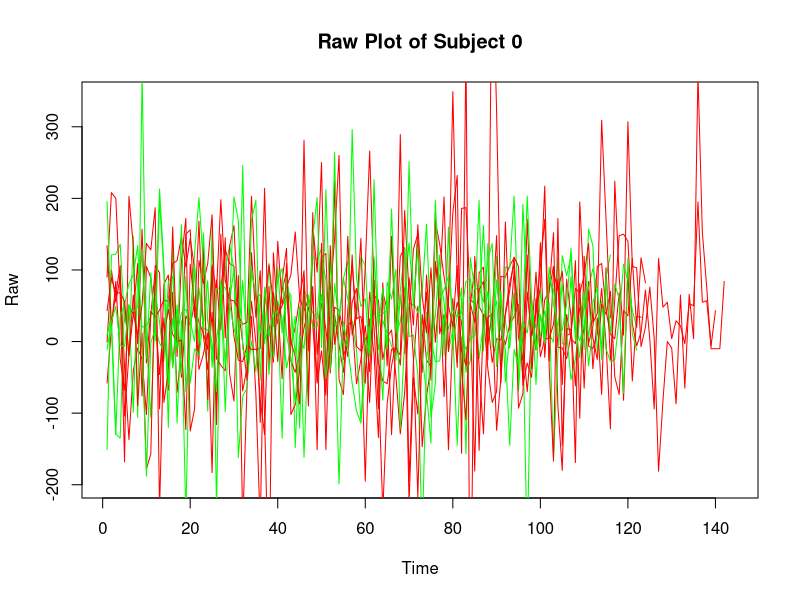
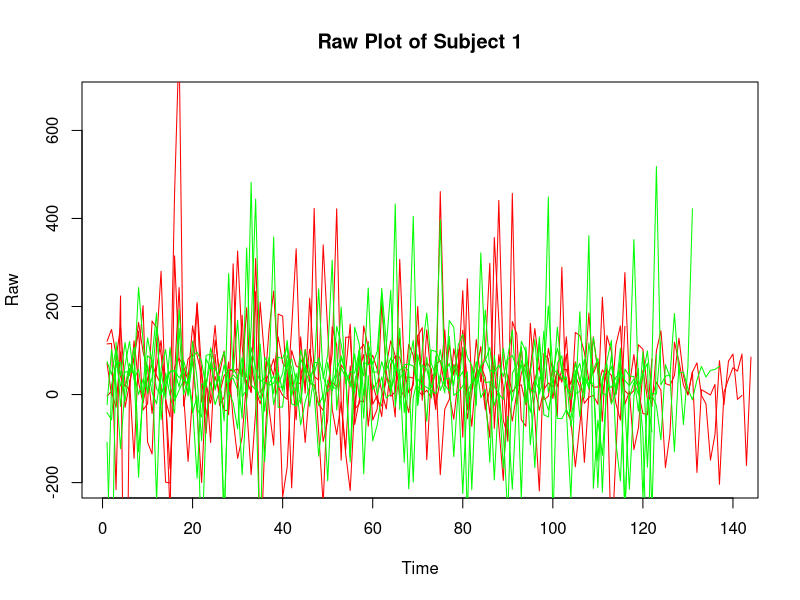
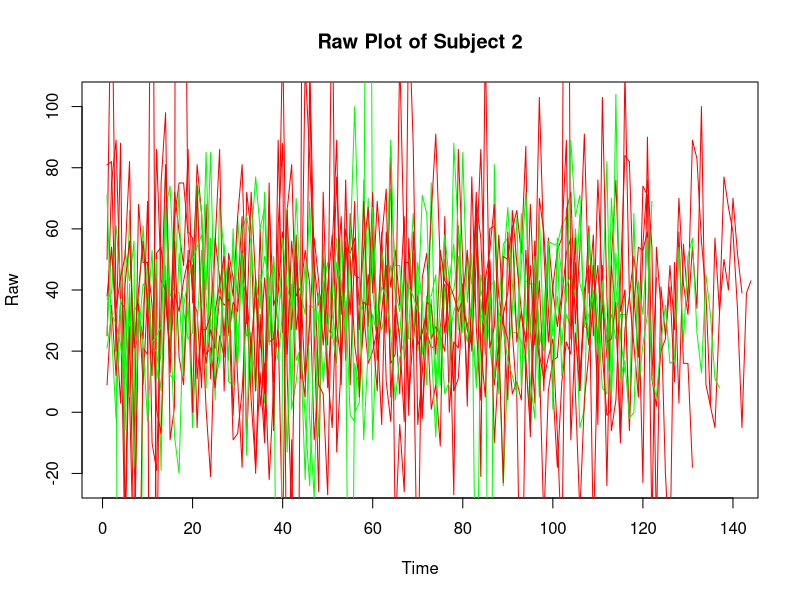
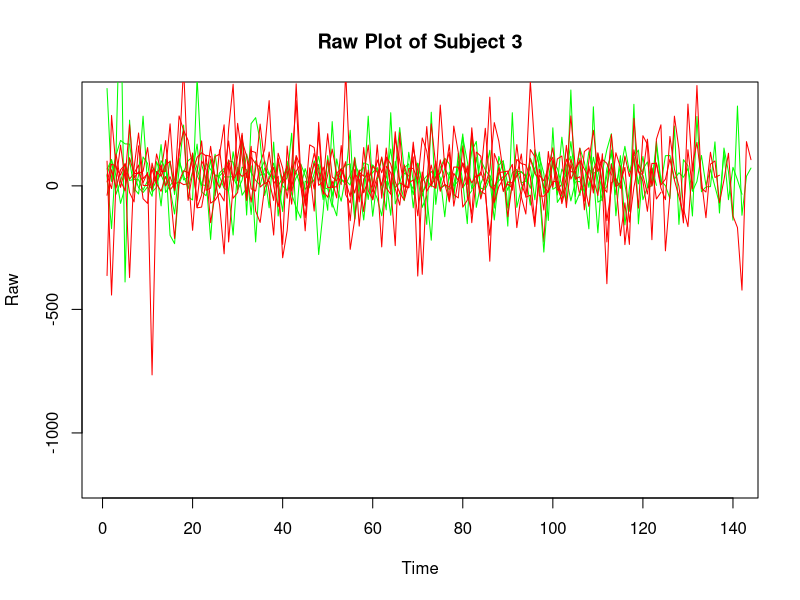
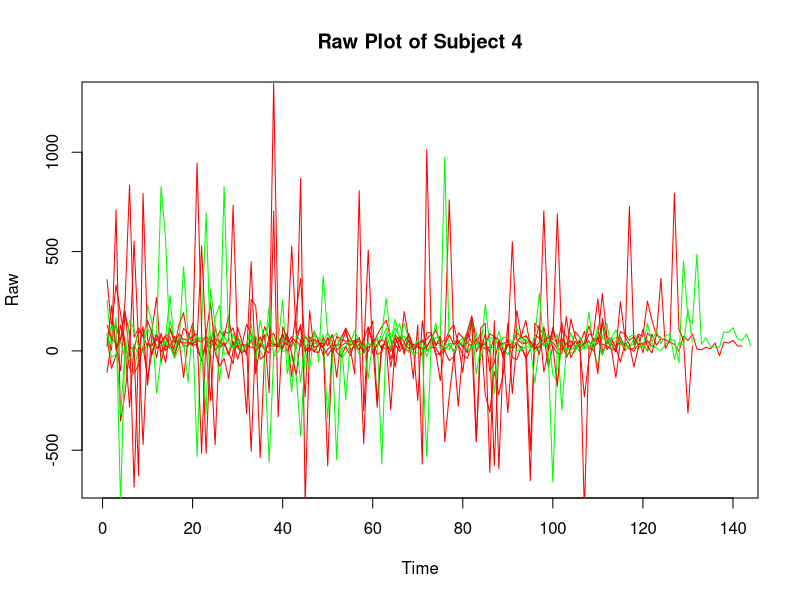
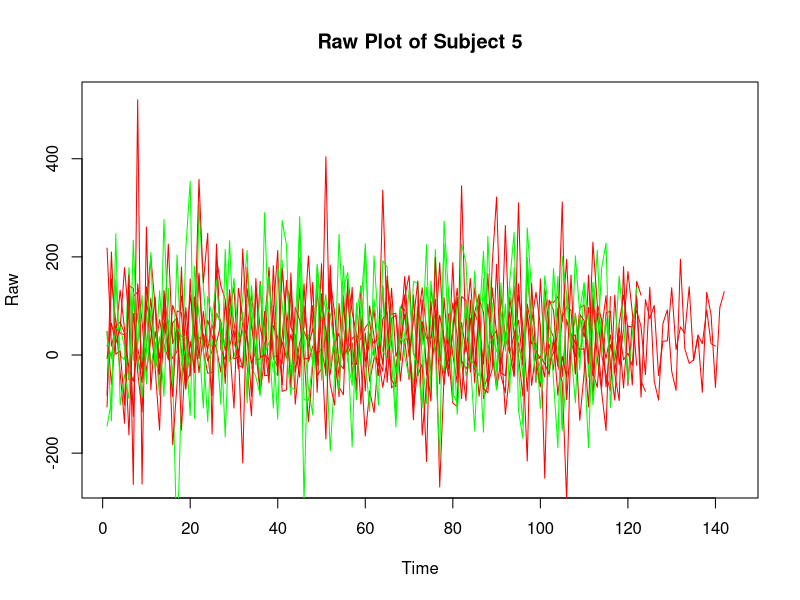
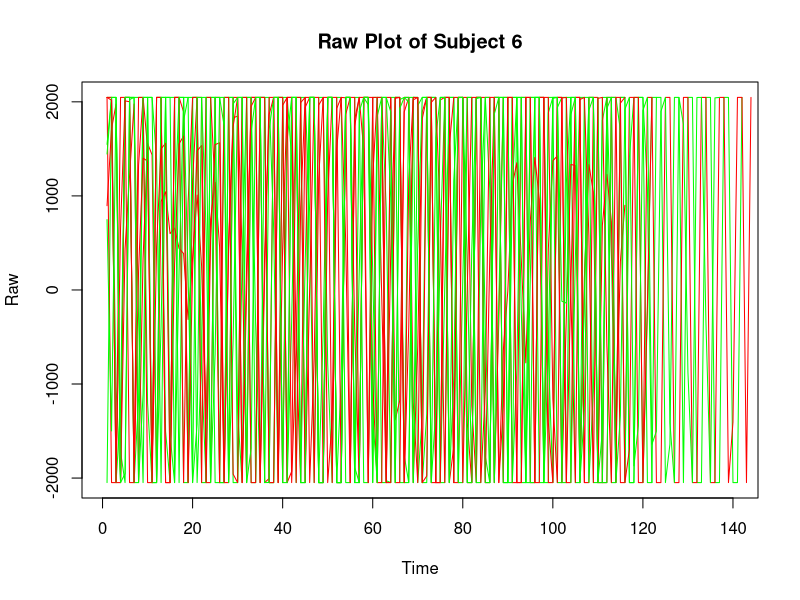
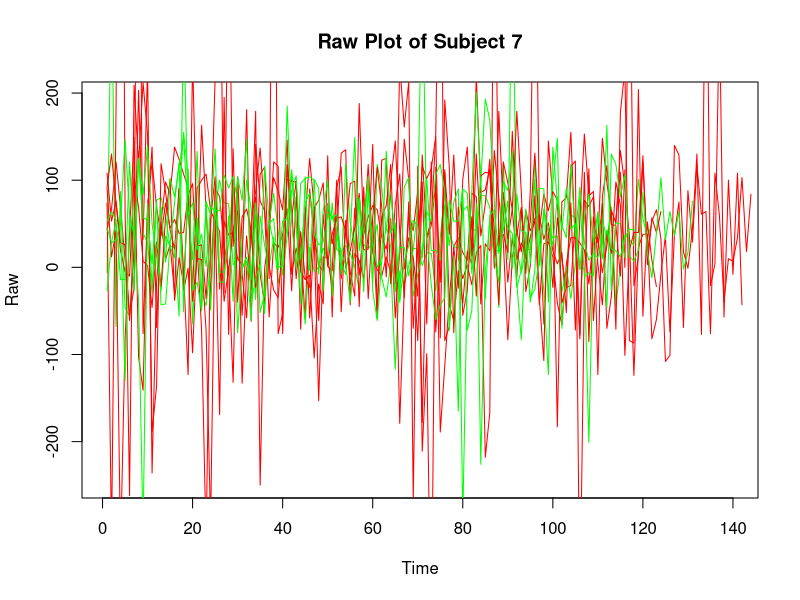

The R script that drew these images, in order:
# Read EEG data. The data have 12811 examples with 15 features.
eeg_raw = read.csv("../data/EEG.csv")
# Remove pre-defined confusion. We will use self-defined confusion as a target.
eeg_self = subset(eeg_raw, select=-c(PreDefinedConfusion))

# See correlation of features and target. Max is 0.15. Min is -0.12. No strong correlation of features and target has been found.
cor(subset(eeg_self, select=-c(SelfDefinedConfusion)), eeg_self$SelfDefinedConfusion)

# Cross-validation preparation
n = nrow(eeg_self)
fold = 5
getCVIndex = function(n, fold) {
  set.seed(1)
  cv_set = rep(0,n)
  for(i in 1:n) {
    cv_set[i] = i%%fold + 1
  }
  cv_set = sample(cv_set, n)
  return(cv_set)
}
cv_set = getCVIndex(n, fold)

# Logistic Regression
# Accuracy of 5-fold Logistic Regression = 60.01%
logistic_regression.accuracy = rep(0, fold)
n_fold = rep(0, fold)
for (i in 1:fold) {
  train = eeg_self[cv_set != i,]
  test = eeg_self[cv_set == i,]
  n_fold[i] = nrow(test)
  logistic_regression.model = glm(SelfDefinedConfusion~.-SubjectID-VideoID, data = train, family = "binomial")
  #print(summary(logistic_regression.model))
  logistic_regression.prob = predict(logistic_regression.model, newdata = test, type = "response")
  logistic_regression.pred = ifelse(logistic_regression.prob > 0.5, 1, 0)
  logistic_regression.accuracy[i] = mean(logistic_regression.pred == test$SelfDefinedConfusion)
  #print(paste0("Accuracy(Logistic Regression): ", logistic_regression.accuracy[i]))
}
print(paste0(paste0("Accuracy of 5-fold Logistic Regression = ", format(round(weighted.mean(logistic_regression.accuracy, n_fold)*100, 2), nsmall = 2)), "%"))

# Logistic Regression without Subject 6.
# Accuracy of 5-fold Logistic Regression without Subject 6 = 60.72%. It is 0.71% higher than the one with Subject 6.
logistic_regression.accuracy = rep(0, fold)
n_fold = rep(0, fold)
for (i in 1:fold) {
  train = eeg_self[cv_set != i,]
  test = eeg_self[cv_set == i,]
  train = train[train$SubjectID != 6,]
  test = test[test$SubjectID != 6,]
  n_fold[i] = nrow(test)
  logistic_regression.model = glm(SelfDefinedConfusion~.-SubjectID-VideoID, data = train, family = "binomial")
  #print(summary(logistic_regression.model))
  logistic_regression.prob = predict(logistic_regression.model, newdata = test, type = "response")
  logistic_regression.pred = ifelse(logistic_regression.prob > 0.5, 1, 0)
  logistic_regression.accuracy[i] = mean(logistic_regression.pred == test$SelfDefinedConfusion)
  #print(paste0("Accuracy(Logistic Regression): ", logistic_regression.accuracy[i]))
}
print(paste0(paste0("Accuracy of 5-fold Logistic Regression without Subject 6 = ", format(round(weighted.mean(logistic_regression.accuracy, n_fold)*100, 2), nsmall = 2)), "%"))

# Visualization
pdf("../result/plot_raw.pdf", paper = "USr", height = 8, width = 10)
for (subject in 0:9) {
  plot(1:nrow(eeg_raw[eeg_raw$SubjectID == subject & eeg_raw$VideoID == 0,]), eeg_raw[eeg_raw$SubjectID == subject & eeg_raw$VideoID == 0,]$Raw, main = paste0("Raw Plot of Subject ", subject), xlab = "Time", ylab = "Raw", type="l", col="#00000000")
  for (i in 1:9) { 
    if (eeg_raw[eeg_raw$SubjectID == subject & eeg_raw$VideoID == i,]$SelfDefinedConfusion[1] == 1) {
      color = "#FF0000FF"
    }
    else {
      color = "#00FF00FF"
    }
    lines(1:nrow(eeg_raw[eeg_raw$SubjectID == subject & eeg_raw$VideoID == i,]), eeg_raw[eeg_raw$SubjectID == subject & eeg_raw$VideoID == i,]$Raw, type="l", col=color) 
  } 
}
dev.off()




